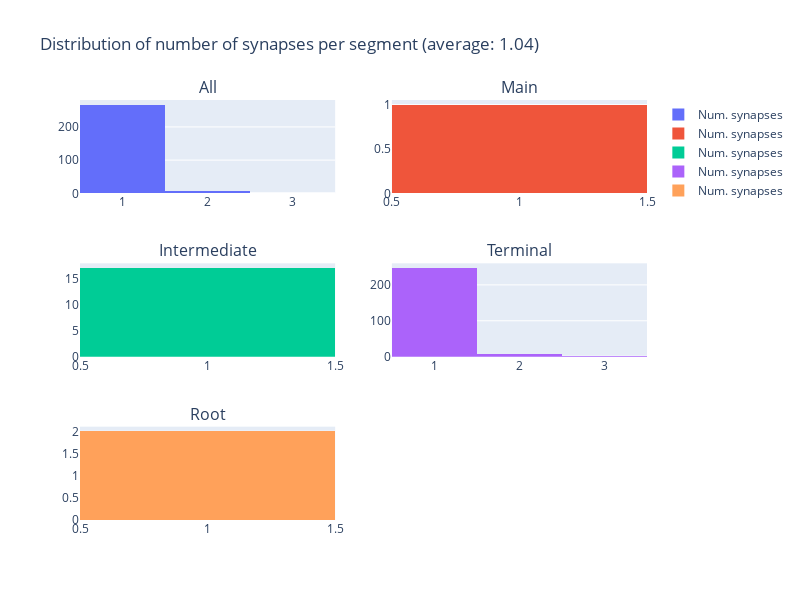

The notebook cell saved with this chart:
### Code cell
fig = make_subplots(rows=3, cols=2, subplot_titles=("All", "Main", "Intermediate", "Terminal", "Root", ""))

fig.add_trace(
    go.Histogram(x=seg_n_syn_all, name='Num. synapses'),
    row=1, col=1
)

fig.add_trace(
    go.Histogram(x=seg_n_syn_main, name='Num. synapses'),
    row=1, col=2
)

fig.add_trace(
    go.Histogram(x=seg_n_syn_intermediate, name='Num. synapses'),
    row=2, col=1
)

fig.add_trace(
    go.Histogram(x=seg_n_syn_terminal, name='Num. synapses'),
    row=2, col=2
)

fig.add_trace(
    go.Histogram(x=seg_n_syn_root, name='Num. synapses'),
    row=3, col=1
)

fig.update_layout(height=600, width=800, 
                  title_text=f"Distribution of number of synapses per segment (average: {np.mean(seg_n_syn_all):.3})")
fig.show()

### Figure 1 — Plotly figure (JSON) as saved in the notebook; plotly's stock layout.template omitted (floating-point values rounded to 4 significant figures; data arrays with more than 128 entries replaced by an {"elided": "..."} marker saying what was removed)
{"data": [{"name": "Num. synapses", "type": "histogram", "x": {"elided": "276 int values"}, "xaxis": "x", "yaxis": "y"}, {"name": "Num. synapses", "type": "histogram", "x": [1], "xaxis": "x2", "yaxis": "y2"}, {"name": "Num. synapses", "type": "histogram", "x": [1, 1, 1, 1, 1, 1, 1, 1, 1, 1, 1, 1, 1, 1, 1, 1, 1], "xaxis": "x3", "yaxis": "y3"}, {"name": "Num. synapses", "type": "histogram", "x": {"elided": "256 int values"}, "xaxis": "x4", "yaxis": "y4"}, {"name": "Num. synapses", "type": "histogram", "x": [1, 1], "xaxis": "x5", "yaxis": "y5"}], "layout": {"annotations": [{"font": {"size": 16}, "showarrow": false, "text": "All", "x": 0.225, "xanchor": "center", "xref": "paper", "y": 1, "yanchor": "bottom", "yref": "paper"}, {"font": {"size": 16}, "showarrow": false, "text": "Main", "x": 0.775, "xanchor": "center", "xref": "paper", "y": 1, "yanchor": "bottom", "yref": "paper"}, {"font": {"size": 16}, "showarrow": false, "text": "Intermediate", "x": 0.225, "xanchor": "center", "xref": "paper", "y": 0.6111, "yanchor": "bottom", "yref": "paper"}, {"font": {"size": 16}, "showarrow": false, "text": "Terminal", "x": 0.775, "xanchor": "center", "xref": "paper", "y": 0.6111, "yanchor": "bottom", "yref": "paper"}, {"font": {"size": 16}, "showarrow": false, "text": "Root", "x": 0.225, "xanchor": "center", "xref": "paper", "y": 0.2222, "yanchor": "bottom", "yref": "paper"}], "height": 600, "title": {"text": "Distribution of number of synapses per segment (average: 1.04)"}, "width": 800, "xaxis": {"anchor": "y", "domain": [0, 0.45]}, "xaxis2": {"anchor": "y2", "domain": [0.55, 1]}, "xaxis3": {"anchor": "y3", "domain": [0, 0.45]}, "xaxis4": {"anchor": "y4", "domain": [0.55, 1]}, "xaxis5": {"anchor": "y5", "domain": [0, 0.45]}, "xaxis6": {"anchor": "y6", "domain": [0.55, 1]}, "yaxis": {"anchor": "x", "domain": [0.7778, 1]}, "yaxis2": {"anchor": "x2", "domain": [0.7778, 1]}, "yaxis3": {"anchor": "x3", "domain": [0.3889, 0.6111]}, "yaxis4": {"anchor": "x4", "domain": [0.3889, 0.6111]}, "yaxis5": {"anchor": "x5", "domain": [0, 0.2222]}, "yaxis6": {"anchor": "x6", "domain": [0, 0.2222]}}}
